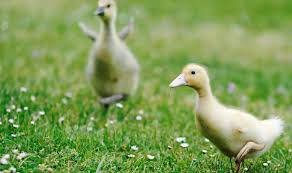
#> input picture ConversionColorSpace/color.jpeg, 292 x 173 px, found by its file name
$ jupyter execute ChangingColorSpace.ipynb
#> lines starting #> are read from the running program, lines starting #| are printed output that depends on the picture
[cell 1]
import cv2
import numpy as np
import matplotlib.pyplot as plt

[cell 2]
flags = [i for i in dir(cv2) if i.startswith('COLOR_BGR') ]

[cell 3]
print(flags)

[cell 4]
img = cv2.imread("/home/ashritha/ImageProcessing/color.jpeg")
#> img is the input picture: shape (173, 292, 3); mean B, G, R 87.7, 157, 128.7

[cell 5]
plt.imshow(img)
plt.show()

[cell 6]
grayimg = cv2.cvtColor(img, cv2.COLOR_BGR2GRAY)
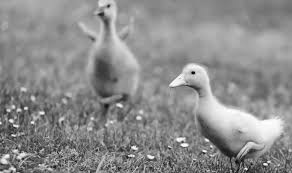
#> grayimg: shape (173, 292); min 2, max 254, mean 140.6

[cell 7]
plt.imshow(grayimg,cmap="gray")
plt.show()

[cell 8]
cv2.imwrite("/home/ashritha/ImageProcessing/gray.jpeg",grayimg)
#> Out = True
